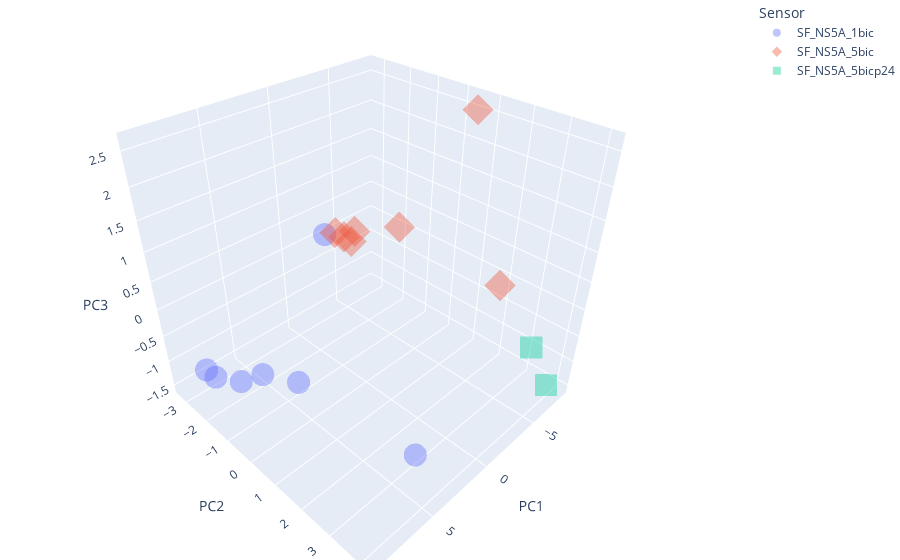

The code cell stored with this chart in its notebook:
### Code cell
# 4.1 Customize 3D Scatter Plot

fig = px.scatter_3d(df_scores, x='PC1', y='PC2', z='PC3', color='Sensor', symbol='Sensor', opacity=0.4)

# tight layout
fig.update_layout(margin=dict(l=0, r=0, b=0, t=0)) # left, right, bottom, top with zero margin

fig.show()

# https://plotly.com/python/templates/
# fig.update_layout(template='plotly_white')
# plotly, plotly_white, plotly_dark, ggplot2, seaborn, simple_white, none

### Figure 1 — Plotly figure (JSON) as saved in the notebook; plotly's stock layout.template omitted (floating-point values rounded to 4 significant figures)
{"data": [{"hovertemplate": "Sensor=SF_NS5A_1bic<br>PC1=%{x}<br>PC2=%{y}<br>PC3=%{z}<extra></extra>", "legendgroup": "SF_NS5A_1bic", "marker": {"color": "#636efa", "opacity": 0.4, "symbol": "circle"}, "mode": "markers", "name": "SF_NS5A_1bic", "scene": "scene", "showlegend": true, "type": "scatter3d", "x": [9.34, 9.382, 8.799, 8.383, 8.004, 7.531, 6.21], "y": [-1.961, -1.5, -0.7076, 0.02793, 1.202, 2.119, 4.107], "z": [-0.6911, -0.6543, -0.5302, -0.1917, 0.05342, 2.413, -0.3144]}, {"hovertemplate": "Sensor=SF_NS5A_5bic<br>PC1=%{x}<br>PC2=%{y}<br>PC3=%{z}<extra></extra>", "legendgroup": "SF_NS5A_5bic", "marker": {"color": "#EF553B", "opacity": 0.4, "symbol": "diamond"}, "mode": "markers", "name": "SF_NS5A_5bic", "scene": "scene", "showlegend": true, "type": "scatter3d", "x": [-4.567, -4.882, -4.993, -5.288, -6.209, -7.284, -8.387], "y": [-3.303, -3.037, -2.766, -2.73, -1.229, 0.8462, 1.845], "z": [-0.07638, -0.1301, -0.1672, 0.0154, 0.3636, 2.611, -0.1987]}, {"hovertemplate": "Sensor=SF_NS5A_5bicp24<br>PC1=%{x}<br>PC2=%{y}<br>PC3=%{z}<extra></extra>", "legendgroup": "SF_NS5A_5bicp24", "marker": {"color": "#00cc96", "opacity": 0.4, "symbol": "square"}, "mode": "markers", "name": "SF_NS5A_5bicp24", "scene": "scene", "showlegend": true, "type": "scatter3d", "x": [-8.048, -7.99], "y": [3.87, 3.218], "z": [-1.539, -0.9639]}], "layout": {"legend": {"title": {"text": "Sensor"}, "tracegroupgap": 0}, "margin": {"b": 0, "l": 0, "r": 0, "t": 0}, "scene": {"domain": {"x": [0, 1], "y": [0, 1]}, "xaxis": {"title": {"text": "PC1"}}, "yaxis": {"title": {"text": "PC2"}}, "zaxis": {"title": {"text": "PC3"}}}}}
